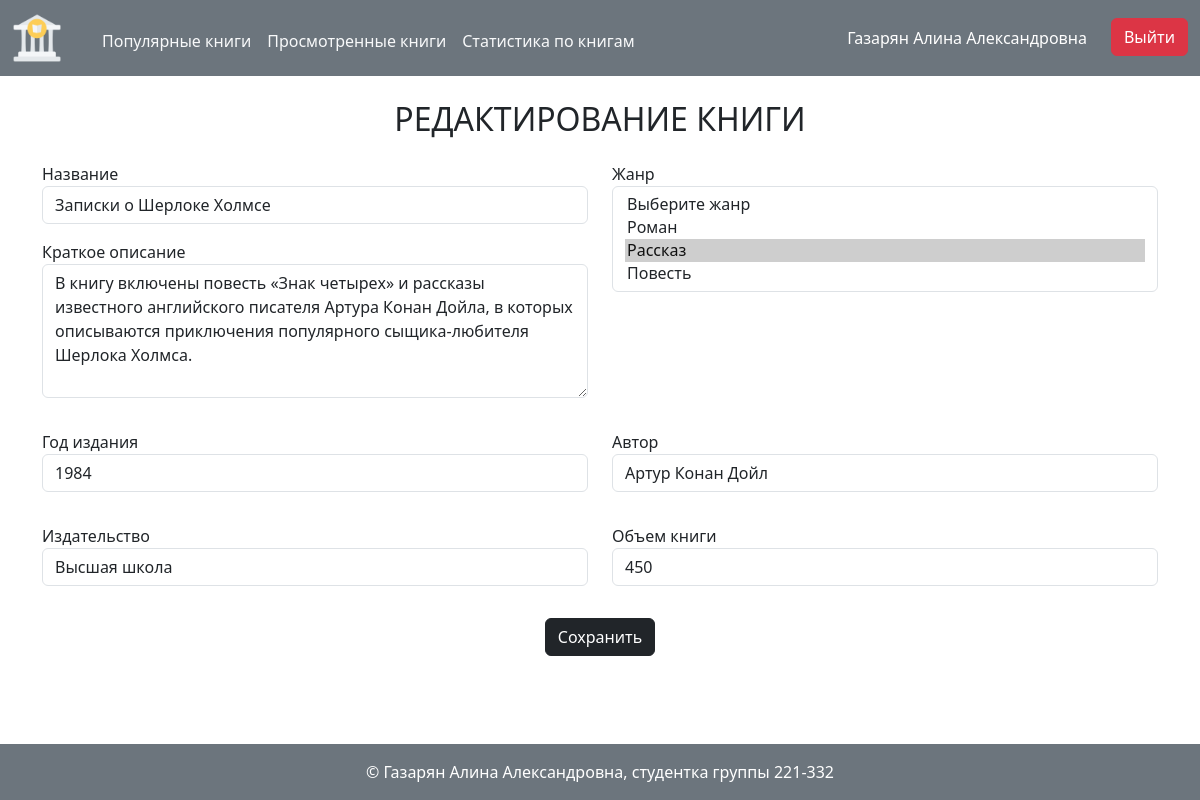
Screenshot of /book/1/edit (signed in) with the database file from the repository.
### models.py (models this page shows, shortened)
class User(db.Model, UserMixin):
    __tablename__='users'
    id: Mapped[int]=mapped_column(primary_key=True)
    first_name: Mapped[str]=mapped_column(String(100), nullable=False)
    last_name: Mapped[str]=mapped_column(String(100), nullable=False)
    middle_name: Mapped[Optional[str]]=mapped_column(String(100), nullable=True)
    login: Mapped[str]=mapped_column(String(100), unique=True, nullable=False)
    password_hash: Mapped[str]=mapped_column(String(256), nullable=False)
    role_id: Mapped[int]=mapped_column(ForeignKey('roles.id'))
    role: Mapped['Role']=relationship(back_populates='user_role')
    user_review: Mapped[List['Review']]=relationship(back_populates='user')
    user_actions_history: Mapped[List['History']]=relationship(back_populates='user')
    @property
    def is_admin(self):
        return self.role.name == 'Администратор'
    @property
    def is_moder(self):
        return (self.role.name == 'Администратор' or self.role.name == 'Модератор')
    def can(self, action, record = None):
        users_policy = UsersPolicy(record)
        method = getattr(users_policy, action, None)
        return method() if method else False

class Book(db.Model):
    __tablename__='books'
    id: Mapped[int]=mapped_column(primary_key=True)
    name: Mapped[str]=mapped_column(String(100), unique=True)
    short_desc: Mapped[str]=mapped_column(Text, nullable=False)
    year: Mapped[int]=mapped_column(String(10), nullable=False)
    publisher: Mapped[str]=mapped_column(String(100), nullable=False)
    author: Mapped[str]=mapped_column(String(100), nullable=False)
    volume: Mapped[int]=mapped_column(nullable=False)
    cover_id: Mapped[int]=mapped_column(ForeignKey('images.id'))
    review_of_book: Mapped[List['Review']]=relationship(back_populates='book', cascade='all, delete')
    history_of_book: Mapped[List['History']]=relationship(back_populates='book', cascade='all, delete')

### book.py (the view, shortened to what this page needs)
@bp.route('/<int:book_id>/edit', methods=['GET', 'POST'])
@login_required  # Требует аутентификации пользователя
@permission_check('edit')  # Проверяет наличие прав на редактирование
def edit(book_id):
    session['save_input_data'] = {}  # Очистка данных сессии, используемых для сохранения введенных данных
    book = Book.query.filter_by(id=book_id).first()  # Получение объекта книги по идентификатору
    genres = list(item for item in db.session.execute(db.select(Genre)).scalars().all())
    choice_genres = [item.genre_id for item in db.session.query(LinkTableBookGenre).filter(LinkTableBookGenre.book_id == book_id).all()]
    return render_template(
        'book_edit.html',
        book=book,
        genres_list=genres,
        choice_genres=choice_genres
    )

### auth.py (called while the page is built)
def load_user(user_id):
    user = db.session.execute(db.select(User).filter_by(id=user_id)).scalar()
    return user  # Возврат объекта пользователя

def permission_check(action):
    def decor(function):
        @functools.wraps(function)  # Сохранение метаданных оригинальной функции
        def wrapper(*args, **kwargs):
            user_id = kwargs.get('user_id')  # Получение ID пользователя из аргументов функции
            user = None
            if user_id:
                user = load_user(user_id)  # Загрузка пользователя по ID
            if not current_user.can(action, user):  # Проверка прав доступа текущего пользователя
                flash('У вас недостаточно прав для выполнения данного действия', 'warning')  # Вывод сообщения об ошибке
                return redirect(url_for('index'))  # Перенаправление на главную страницу
            return function(*args, **kwargs)  # Выполнение оригинальной функции
        return wrapper
    return decor

### users_policy.py (called while the page is built)
    def edit(self):
        return current_user.is_moder

    def check_logs(self):
        return current_user.is_admin

### templates/book_edit.html
{% extends 'base.html' %}
{% from 'book_form.html' import render_book_form %}
{% block content %}
    {{ render_book_form(genres_list, choice_genres=choice_genres, action="edit", book=book) }}
{% endblock %}

### templates/base.html (shortened to what this page needs)
<!doctype html>
<html lang="ru" class="h-100">
<head>
    <link rel="stylesheet" href="https://unpkg.com/easymde/dist/easymde.min.css">
    <link href="https://cdn.jsdelivr.net/npm/bootstrap@5.3.3/dist/css/bootstrap.min.css" rel="stylesheet">
    <link rel="stylesheet" href="{{ url_for('static', filename='styles.css') }}">
</head>
<body class="d-flex flex-column h-100">
    <header>
        <nav class="navbar navbar-dark bg-secondary">
            <div class="d-flex container-fluid">
                <div class="d-flex gap-4">
                    <div class="logo navbar-brand">
                        <a href="{{ url_for('index') }}">
                            <img class="img-fluid" src="{{ url_for('static', filename='images/logo.png') }}" alt="polytech-logo">
                        </a>
                    </div>
                    <div class="header-links d-flex gap-3">
                        <div>
                            <a class="link-light link-offset-2 link-underline link-underline-opacity-0" href="{{ url_for('book.popular_books') }}">Популярные книги</a>
                        </div>
                        <div>
                            <a class="link-light link-offset-2 link-underline link-underline-opacity-0" href="{{ url_for('book.recently_books') }}">Просмотренные книги</a>
                        </div>
                        {% if current_user.is_authenticated and current_user.can('check_logs') %}
                            <div>
                                <a class="link-light link-offset-2 link-underline link-underline-opacity-0" href="{{ url_for('history.users_activity') }}">Статистика по книгам</a>
                            </div>
                        {% endif %}
                    </div>
                </div>
                <div class="header-right-side">
                    {% if current_user.is_authenticated %}
                        <div class="fio-container">
                            <p>
                                {{ current_user.last_name }}
                                {{ current_user.first_name }}
                                {% if current_user.middle_name != none %}
                                    {{ current_user.middle_name }}
                                {% endif %}
                            </p>
                        </div>
                        <div>
                            <a class="btn btn-danger" href="{{ url_for('auth.logout') }}">Выйти</a>
                        </div>
                    {% else %}
                        <div>
                            <a class="btn btn-success" href="{{ url_for('auth.login') }}">Войти</a>
                        </div>
                    {% endif %}
                </div>
            </div>
        </nav>
    </header>
    <main class="main flex-grow-1">
        {% block content %}
        {% endblock %}
     </main>
    <footer class="bg-secondary text-white d-flex flex-column align-items-center justify-content-center py-3">
        &copy; Газарян Алина Александровна, студентка группы 221-332
    </footer>
</body>

### templates/book_form.html (shortened to what this page needs)
{% macro render_book_form(genres_list, choice_genres=[], action="edit", book=none) %}
    <div class="container">
        {% if action == "edit" %}
            <h2 class="my-4 text-center text-uppercase font-weight-bold">Редактирование книги</h2>
        {% else %}
            <h2 class="my-4 text-center text-uppercase font-weight-bold">Добавление книги</h2>
        {% endif %}
        <form method="POST"
            {% if action == 'add' %}
                action="{{ url_for('book.add') }}"
            {% else %}
                action="{{ url_for('book.edit', book_id=book.id) }}"
            {% endif %}
            enctype="multipart/form-data">
            <div class="mb-3 row">
                <div class="col-md-6 d-flex flex-column">
                    <div class="mb-3">
                        <label for="name">Название</label>
                        {% if session.get('save_input_data') | length != 0 %}
                            <input class="form-control" type="text" name="name" id="name" value="{{ session.get('save_input_data').get('name') or '' }}">
                        {% else %}
                            <input class="form-control" type="text" name="name" id="name" value="{% if book != none %}{{ book.name }}{% endif %}">
                        {% endif %}
                    </div>
                    <div class="mb-3 d-flex flex-column flex-grow-1">
                        <label for="short_description">Краткое описание</label>
                        {% if session.get('save_input_data') | length != 0 %}
                            <textarea
                                class="form-control flex-grow-1"
                                name="short_desc"
                                id="short_description"
                                cols="30"
                                rows="5">{{ session.get('save_input_data').get('short_desc') or '' }}</textarea>
                        {% else %}
                            <textarea
                                class="form-control flex-grow-1"
                                name="short_desc"
                                id="short_description"
                                cols="30"
                                rows="5">{{ book.short_desc or '' }}</textarea>
                        {% endif %}
                    </div>
                </div>
                {% if action == "add" %}
                    <div class="col-md-6 d-flex flex-column">
                        <div class="mb-3">
                            <label for="background_img">Фоновое изображение</label>
                            <input class="form-control" type="file" name="background_img" id="background_img">
                        </div>
                        <div class="mb-3 background-preview p-3 rounded d-flex align-items-center justify-content-center">
                            <img src="#" class="img-fluid d-none" alt="">
                            <label for="background_img" class="btn btn-dark">Выбрать изображение</label>
                        </div>
                    </div>
                {% else %}
                    <div class="col-md-6 d-flex flex-column">
                        <div class="mb-3">
                            <label for="genre">Жанр</label>
                            <select class="form-select" name="genres_filter" multiple>
                            {% if choice_genres | length != 0 %}
                                <option value="default">Выберите жанр</option>
                                {% for genre in genres_list %}
                                    <option
                                        value="{{ genre.id }}"
                                        {% if genre.id in choice_genres %}selected{% endif %}>
                                        {{ genre.name }}
                                    </option>
                                {% endfor %}
                            {% else %}
                                <option value="default" selected>Выберите жанр</option>
                                {% for genre in genres_list %}
                                    <option value="{{ genre.id }}">{{ genre.name }}</option>
                                {% endfor %}
                            {% endif %}
                            </select>
                        </div>
                    </div>
                {% endif %}
            </div>
            <div class="mb-3 row">
                <div class="col-md-6 d-flex flex-column">
                    <div class="mb-3">
                        <label for="year">Год издания</label>
                        {% if session.get('save_input_data') | length != 0 %}
                            <input class="form-control" type="text" name="year" id="year" value="{{ session.get('save_input_data').get('year') or '' }}">
                        {% else %}
                            <input class="form-control" type="text" name="year" id="year" value="{% if book != none %}{{ book.year }}{% endif %}">
                        {% endif %}
                    </div>
                </div>
                <div class="col-md-6 d-flex flex-column">
                    <div class="mb-3 d-flex flex-column flex-grow-1">
                        <label for="author">Автор</label>
                        {% if session.get('save_input_data') | length != 0 %}
                            <input class="form-control" type="text" name="author" id="author" value="{{ session.get('save_input_data').get('author') or '' }}">
                        {% else %}
                            <input class="form-control" type="text" name="author" id="author" value="{% if book != none %}{{ book.author }}{% endif %}">
                        {% endif %}
                    </div>
                </div>
            </div>
            <div class="mb-3 row">
                <div class="col-md-6 d-flex flex-column">
                    <div class="mb-3">
                        <label for="publisher">Издательство</label>
                        {% if session.get('save_input_data') | length != 0 %}
                            <input class="form-control" type="text" name="publisher" id="publisher" value="{{ session.get('save_input_data').get('publisher') or '' }}">
                        {% else %}
                            <input class="form-control" type="text" name="publisher" id="publisher" value="{% if book != none %}{{ book.publisher }}{% endif %}">
                        {% endif %}
                    </div>
                </div>
                <div class="col-md-6 d-flex flex-column">
                    <div class="mb-3 d-flex flex-column flex-grow-1">
                        <label for="volume">Объем книги</label>
                        {% if session.get('save_input_data') | length != 0 %}
                            <input class="form-control" type="text" name="volume" id="volume" value="{{ session.get('save_input_data').get('volume') or '' }}">
                        {% else %}
                            <input class="form-control" type="text" name="volume" id="volume" value="{% if book != none %}{{ book.volume }}{% endif %}">
                        {% endif %}
                    </div>
                </div>
            </div>
            <div class="mb-3 text-center">
                <input type="submit" class="btn btn-dark" value="Сохранить">
            </div>
        </form>
    </div>
{% endmacro %}

### static/styles.css (style rules this page uses)
.logo { max-width: 50px; }
.header-right-side { display: flex; }
.header-links { transform: translate(0, 35%); }
.fio-container { transform: translate(-10%, 20%); }
.fio-container p { color: white; }

### rows the page displays
User: last_name "Газарян", first_name "Алина", middle_name "Александровна"
Book: name "Записки о Шерлоке Холмсе", short_desc "В книгу включены повесть «Знак четырех» и рассказы известного английского писателя Артура Конан Дойла, в которых описываются приключения популярного сыщика-любителя Шерлока Холмса.", year "1984", author "Артур Конан Дойл", publisher "Высшая школа", volume "450"

### other values shown
form field genres_filter "Выберите жанр / Роман / Рассказ ☑ / Повесть"
